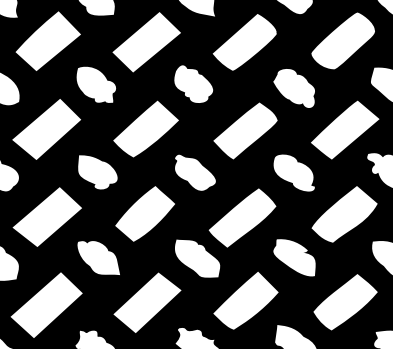
#> input picture Analisis Sampel/Sampel 1/sampel-1_motif-utama.png, 393 x 349 px
$ jupyter execute analisis-1_motif-utama.ipynb   (shell and % lines are left out)
#> lines starting #> are read from the running program, lines starting #| are printed output that depends on the picture; after the words box and inside, x2 and y2 are one past the last pixel; in counts of white or black regions, pixels touching at a corner belong together
### Analisis Sampel/Sampel 1/utils.py
import cv2
import matplotlib.pyplot as plt
import numpy as np
import math
import skimage as ski
import scipy
import skan
import networkx as nx

# memastikan gambar biner (hitam dan putih)
def binarize(image:np.ndarray, limit:int=127) -> np.ndarray:
    gray_image = cv2.cvtColor(image, cv2.COLOR_BGR2GRAY) if image.ndim > 2 else image
    _, binarized = cv2.threshold(gray_image, limit, 255, cv2.THRESH_BINARY)
    return binarized

# menyimpulkan data statistik
def summarizeData(data:np.ndarray, printTitle:str="") -> dict[str, float]:
    num = len(data)
    mean = np.mean(data)
    sd = np.std(data)
    median = np.median(data)
    mad = np.median(np.abs(data - median))
    minimum = min(data)
    maximum = max(data)

    if len(printTitle) > 0:
        print(f"DATA SUMMARY of [{printTitle}]:")
        print(f"Num     : {num}")
        print(f"Mean    : {mean:.4f}")
        print(f"SD      : {sd:.4f}")
        print(f"SD rel  : {sd/mean*100:.2f}%")
        print(f"Median  : {median:.4f}")
        print(f"MAD     : {mad:.4f}")
        print(f"MAD rel : {mad/median*100:.2f}%")
        print(f"Min     : {minimum:.4f}")
        print(f"Max     : {maximum:.4f}")
        print("")

    return {
        'num': num,
        'mean': mean,
        'sd': sd,
        'median': median,
        'mad': mad,
        'min': minimum,
        'max': maximum
    }

# menentukan jarak antartitik tengah pasangan tetangga
def getNeighborCenterDistance(centroids, label_pair:tuple[int, int]) -> float:
    center1 = centroids[label_pair[0]]
    center2 = centroids[label_pair[1]]
    center_distance = math.dist(center1, center2)
    return center_distance

# menentukan orientasi sudut garis jarak antartitik tengah pasangan tetangga
def getNeighborOrientationDistance(centroids, label_pair:tuple[int, int]) -> np.ndarray:
    center1 = centroids[label_pair[0]]
    center2 = centroids[label_pair[1]]
    orientation = (np.arctan2(center1[1] - center2[1], center1[0] - center2[0])) % np.pi
    return orientation

def extractContours(binary:np.ndarray) -> list:
    contours, _ = cv2.findContours(binary, cv2.RETR_EXTERNAL, cv2.CHAIN_APPROX_NONE)
    return list(contours)

def interpolateCoordinates(coordinates:list, number:int) -> np.ndarray:
    coordinates = np.vstack([coordinates, coordinates[0]])
    index_old = np.linspace(0, 1, len(coordinates))
    index_new = np.linspace(0, 1, number, endpoint=False)

    new_coordinates = np.zeros((number, 2))

    new_coordinates[:, 0] = np.interp(index_new, index_old, coordinates[:, 0])
    new_coordinates[:, 1] = np.interp(index_new, index_old, coordinates[:, 1])

    return new_coordinates

def interpolateContours(contours:list, number:int) -> np.ndarray:
    contours_interpolated = np.zeros((len(contours), number, 2))

    for i in range(len(contours)):
        contours_interpolated[i] = interpolateCoordinates(np.squeeze(contours[i]), 100)

    return contours_interpolated

def standardizeContours(contours_interpolated:np.ndarray) -> np.ndarray:
    contours_standardized = np.zeros_like(contours_interpolated)

    for i in range(len(contours_interpolated)):
        contours_standardized[i] = standardizeContour(contours_interpolated[i])

    return contours_standardized

    # [5 lines of commented-out code are left out]

def alignContour(reference:np.ndarray, target:np.ndarray) -> tuple[np.ndarray, float]:

    closest_distance = np.inf
    target_rotated = None

    distances_normal = distancesByShifting(reference, target)
    distances_mirrored = distancesByShifting(reference, target[::-1])

    is_mirrored = np.min(distances_normal) > np.min(distances_mirrored)
    best_distances = distances_mirrored if is_mirrored else distances_normal
    best_shift = np.argmin(best_distances)

    target_shifted = np.roll(target[::-1] if is_mirrored else target, -best_shift, axis=0)
    target_rotated = rotateSVD(reference, target_shifted)

    closest_distance = procrustesDistance(reference, target_rotated)

    return target_rotated, closest_distance

def distancesByShifting(reference:np.ndarray, target:np.ndarray) -> np.ndarray:
    shift_distances = np.zeros(len(reference))

    for shift in range(len(reference)):
        target_shifted = np.roll(target, -shift, axis=0)
        target_rotated = rotateSVD(reference, target_shifted)
        distance = procrustesDistance(reference, target_rotated)
        shift_distances[shift] = distance

    return shift_distances

def procrustesDistance(contour1:np.ndarray, contour2:np.ndarray) -> float:
    return np.sqrt(np.sum((contour1 - contour2) ** 2))

def procrustesDistances(reference:np.ndarray, targets:np.ndarray) -> np.ndarray:
    distances = np.zeros(len(targets))

    for i in range(len(distances)):
        distances[i] = procrustesDistance(reference, targets[i])

    return distances

def rotateSVD(reference:np.ndarray, target:np.ndarray) -> np.ndarray:
    M = np.dot(reference.T, target)
    U, _, Vt = np.linalg.svd(M)
    R = np.dot(Vt.T, U.T)

    target_rotated = np.dot(target, R)

    return target_rotated

def processGPA(
        contours_interpolated:np.ndarray,
        max_iteration:int=10,
        tolerance:float=1e-5
    ) -> tuple[np.ndarray, np.ndarray]:

    contours_aligned = standardizeContours(contours_interpolated)

    mean_shape = np.copy(contours_aligned[0])

    for _ in range(max_iteration):

        contour_rotated_list = np.zeros_like(contours_aligned)
        for i in range(len(contours_aligned)):
            contour_rotated, _ = alignContour(mean_shape, contours_aligned[i])
            contour_rotated_list[i] = contour_rotated

        new_mean_shape = np.mean(contour_rotated_list, axis=0)
        new_mean_shape = standardizeContour(new_mean_shape)

        mean_shape_distance = procrustesDistance(mean_shape, new_mean_shape)

        mean_shape = new_mean_shape
        contours_aligned = contour_rotated_list

        if mean_shape_distance < tolerance:
            break

    print(mean_shape_distance)
    return mean_shape, contours_aligned

def testRotationalSymmetry(contour:np.ndarray) -> np.ndarray:
    reference = np.copy(contour)
    target = np.copy(contour)

    shift_distances = distancesByShifting(reference, target)
    return 1 - shift_distances

def testReflectionalSymmetry(contour:np.ndarray) -> np.ndarray:
    reference = np.copy(contour)
    target = np.copy(contour)

    shift_distances = np.zeros(len(reference))

    for shift in range(len(reference)):
        reference_shifted = np.roll(reference, -shift, axis=0)
        target_shifted = np.roll(target, -shift, axis=0)[::-1]
        target_rotated = rotateSVD(reference_shifted, target_shifted)
        distance = procrustesDistance(reference_shifted, target_rotated)
        shift_distances[shift] = distance

    return 1 - shift_distances

# [26 lines left out: functions testParallel, rotateToAngle, not called in this run]

def standardizeContour(coordinates:np.ndarray) -> np.ndarray:
    centroid = np.mean(coordinates, axis=0)
    centered = coordinates - centroid
    norm = np.linalg.norm(centered)
    standardized = centered / norm
    return standardized

def createContourMap(shape:tuple[int,int], contours:list) -> np.ndarray:
    contour_map = np.zeros(shape)
    cv2.drawContours(contour_map, contours, -1, (255), 1)
    return contour_map

def contourAreas(contours:list) -> np.ndarray:
    areas = np.zeros(len(contours))

    for i in range(len(contours)):
        areas[i] = cv2.contourArea(contours[i])

    return areas

def contourNorms(contours_interpolated:np.ndarray) -> float:
    return np.linalg.norm(contours_interpolated, axis=(1,2))

def drawStandardizedContour(
        shape:tuple[int,int],
        contour_standardized:np.ndarray,
        size_factor:float,
    ) -> np.ndarray:

    width, height = shape
    contour_centered = (contour_standardized * size_factor)

    centroid_coordinate = (width // 2, height // 2)
    contour = np.int32(np.round(contour_centered + centroid_coordinate))

    contour_cv = np.expand_dims(contour, axis=1)

    canvas = np.zeros(shape)
    cv2.drawContours(canvas, [contour_cv], -1, (255), 1)
    cv2.circle(canvas, centroid_coordinate, 1, (255), -1)

    return canvas

# [47 lines left out: functions drawStandardizedCoordinates, drawRotationalSymmetryAxis, not called in this run]

def drawReflectionalSymmetryAxis(
        shape:tuple[int,int],
        contour_standardized:np.ndarray,
        size_factor:float,
        minimum_symmetricity:float=0.9
    ) -> np.ndarray:

    width, height = shape

    rotational_symmetrism = testReflectionalSymmetry(contour_standardized)

    contour_centered = (contour_standardized * size_factor)

    centroid_coordinate = (width // 2, height // 2)
    contour = np.int32(np.round(contour_centered + centroid_coordinate))

    contour_cv = np.expand_dims(contour, axis=1)

    canvas = np.zeros(shape)

    for i in range(len(contour)):
        confidence = int(np.round(rotational_symmetrism[i] * 255))
        confidence = confidence if rotational_symmetrism[i] > minimum_symmetricity else 0
        cv2.line(canvas, centroid_coordinate, contour[i], tuple([confidence]))

    cv2.drawContours(canvas, [contour_cv], -1, (255), 1)
    cv2.circle(canvas, centroid_coordinate, 1, (255), -1)

    return canvas

# memetakan skeletonisasi elemen-elemen pipih dan bercabang
# [9 lines left out: function skeletonize, not called in this run]

def imageFromSkan(skeleton_skan):
    return np.array((skeleton_skan.path_label_image() > 0) * 255).astype(np.uint8)

# [92 lines left out: functions smoothBinary, mapThickness, findLocalBranchOrientation, findLocalBranchCurvature, not called in this run]

# def divideBranches(branch_binary, skeleton_skan, intersection_size:2):
#     skeleton_binary = np.zeros(branch_binary.shape, np.uint16)


def giveZeroCurvature(branch_coordinates:np.ndarray):
    return np.zeros(len(branch_coordinates))

# [109 lines left out: functions mapBranchOrientation, mapBranchCurvature, pruneSkeleton, not called in this run]

# [25 lines of commented-out code are left out]
def getAreaOccupancy(binary_objects:np.ndarray, binary_background:np.ndarray=None) -> float:
    object_area = np.count_nonzero(binary_objects)
    background_area = np.count_nonzero(binary_background) if binary_background is not None else binary_objects.size
    area_occupancy = object_area / background_area
    return area_occupancy

def showLabeledMap(labeled_map:np.ndarray, show_all:bool=False) -> np.ndarray:
    plt.figure(figsize=(10, 10))
    plt.imshow(labeled_map, cmap="jet")
    colorbar = plt.colorbar(shrink=0.5)
    labels = np.unique(labeled_map)
    if show_all:
        colorbar.set_ticks(labels)
    else:
        colorbar.set_ticks([labels[0], labels[-1]])
    return labels

### Analisis Sampel/Sampel 1/analisis-1_motif-utama.ipynb
# Analisis Sampel 1, Motif Utama

[cell 1]
import cv2
import numpy as np
import pandas as pd
import seaborn as sns
import matplotlib.pyplot as plt
from utils import *

[cell 2]
# memastikan binerisasi gambar

sample = cv2.imread("sampel-1_motif-utama.png")
#> sample is the input picture: shape (349, 393, 3); min 0, max 255, mean 82
sample_binary = binarize(sample)
#> in binarize, `_, binarized = cv2.threshold(gray_image, limit, 255, cv2.THRESH_BINARY)`:
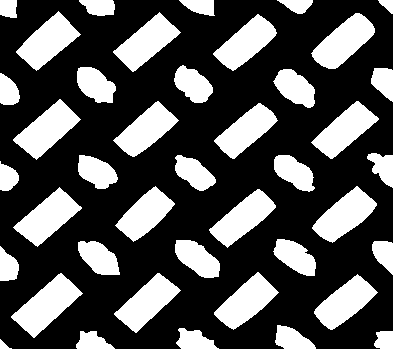
#> binarized: shape (349, 393); 32.2% white; 41 white regions, largest, box (x1, y1, x2, y2) and area: (11, 273, 83, 338) 2074, (13, 99, 81, 160) 1884, (13, 187, 82, 247) 1876

height, width = sample_binary.shape

plt.figure(figsize=(10,10))
plt.imshow(sample_binary, cmap='gray')
plt.title("Binarized Sample")

np.unique(sample_binary)
#> Out = [0, 255]

## Umum

### Dinamika Ruang Kosong

[cell 3]
distance_map = cv2.distanceTransform(~sample_binary, cv2.DIST_L2, 5)
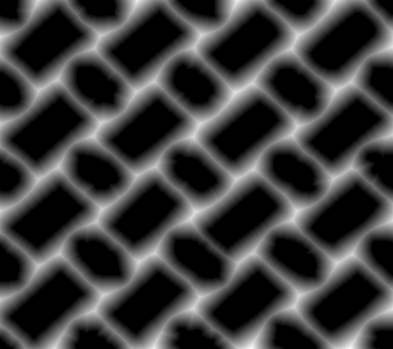
#> distance_map: shape (349, 393) float32; min 0, max 25.18, mean 6; drawn with min black and max white

plt.figure(figsize=(10,10))
plt.imshow(distance_map)
plt.title("Distance Map")
plt.colorbar(shrink=0.5)
# plt.imshow(skeleton, cmap='gray', alpha=0.2)
# plt.axis('off')

[cell 4]
void_distance_list = distance_map.flatten()
void_distance_list = void_distance_list[void_distance_list > 0]

plt.figure(figsize=(10, 10))
sns.histplot(void_distance_list, kde=True)
plt.title("Void Distance Distribution")

summarizeData(void_distance_list, "Void Distance List")
#> in summarizeData, `num = len(data)`: num = 93025
#> in summarizeData, `mean = np.mean(data)`: mean = 8.77
#> in summarizeData, `sd = np.std(data)`: sd = 4.92
#> in summarizeData, `median = np.median(data)`: median = 8.4
#> in summarizeData, `mad = np.median(np.abs(data - median))`: mad = 3.6
#> in summarizeData, `minimum = min(data)`: minimum = 1
#> in summarizeData, `maximum = max(data)`: maximum = 25.18
#| Num     : 93025
#| Mean    : 8.7735
#| SD      : 4.9219
#| SD rel  : 56.10%
#| Median  : 8.4000
#| MAD     : 3.6000
#| MAD rel : 42.86%
#| Min     : 1.0000
#| Max     : 25.1814
#> Out = {'num': 93025, 'mean': 8.77, 'sd': 4.92, 'median': 8.4, 'mad': 3.6, 'min': 1, 'max': 25.18}

[cell 5]
area_occupancy = getAreaOccupancy(sample_binary)
#> in getAreaOccupancy, `object_area = np.count_nonzero(binary_objects)`: object_area = 44132
#> in getAreaOccupancy, `area_occupancy = object_area / background_area`: area_occupancy = 0.322
#> area_occupancy = 0.322

print(f"Occupancy: {(area_occupancy*100):.2f}%")
#| Occupancy: 32.18%

[cell 6]
num_label, labeled_map, stats, centroids = cv2.connectedComponentsWithStats(sample_binary)
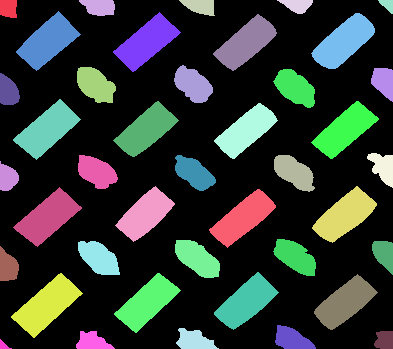
#> labeled_map: shape (349, 393) int32; 42 distinct labels, from 0 to 41; one colour per label, 0 black
#> num_label = 42; stats = 42 rows, first 6: [0, 0, 393, 349, 93025], [0, 0, 17, 18, 282], [79, 0, 36, 16, 450], [179, 0, 36, 16, 393], [277, 0, 36, 14, 313], [378, 0, 15, 14, 123]; centroids = 42 pairs, first value 3.26 to 387.1, second value 4.55 to 345.1

showLabeledMap(labeled_map)
#> in showLabeledMap, `labels = np.unique(labeled_map)`: labels = 42 values from 0 to 41
#> Out = 42 values from 0 to 41

## Varian Besar

[cell 7]
areas = stats[1:, cv2.CC_STAT_AREA]
#> areas = 41 values, max 2074 at index 32, min 57 at index 40, mean 1076.4

sns.histplot(areas, kde=True, bins=30)

len(areas)
#> Out = 41

[cell 8]
big_variant_mask = np.zeros(num_label, dtype='bool')

big_variant_mask[1:] = areas > 1500

big_variant_binary = big_variant_mask[labeled_map].astype(np.uint8) * 255
big_variant_map = big_variant_mask[labeled_map] * labeled_map
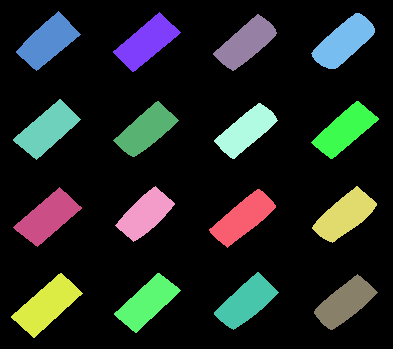
#> big_variant_map: shape (349, 393) int32; 17 distinct labels, from 0 to 36; one colour per label, 0 black
big_variant_labels = np.unique(big_variant_map)[1:]
#> big_variant_labels = [6, 7, 8, 9, 15, 16, 17, 18, 24, 25, 26, 27, 33, 34, 35, 36]

showLabeledMap(big_variant_map, show_all=True)
#> Out = 17 values from 0 to 36
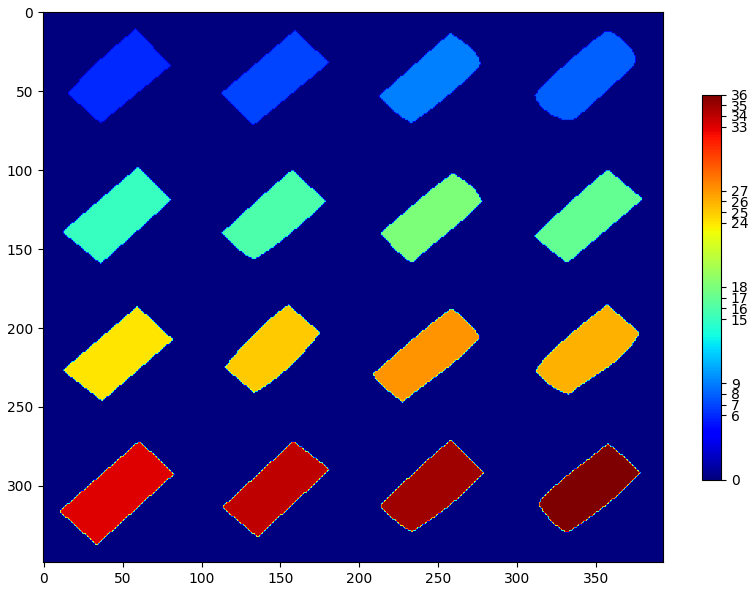
#> figure drawn by matplotlib, 2 panels

### Jarak Antarpusat

[cell 9]
big_variant_center_distance_list = []
big_variant_orientation_list = []

for i in range(0, len(big_variant_labels)-1):
    for j in range(i+1, len(big_variant_labels)):
        center_distance = getNeighborCenterDistance(centroids, [big_variant_labels[i], big_variant_labels[j]])
        orientation = getNeighborOrientationDistance(centroids, [big_variant_labels[i], big_variant_labels[j]])
        big_variant_center_distance_list.append(center_distance)
        big_variant_orientation_list.append(np.degrees(orientation))
#> this loop made 15 passes

big_variant_center_distance_list = np.array(big_variant_center_distance_list)
big_variant_orientation_list = np.array(big_variant_orientation_list)

sns.histplot(big_variant_center_distance_list, kde=True, bins=30)
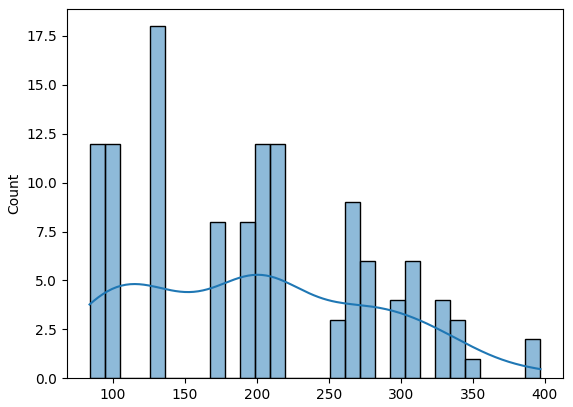
#> figure drawn by matplotlib, 1 panel; tallest bar 18 high, from x = 125.6 to 136; curve peaks at x = 200.3, y = 5.29

[cell 10]
big_variant_orientation_list = big_variant_orientation_list[big_variant_center_distance_list < 110]
big_variant_center_distance_list = big_variant_center_distance_list[big_variant_center_distance_list < 110]

big_distance_vertical_list = big_variant_center_distance_list[big_variant_center_distance_list < 90]
big_distance_horizontal_list = big_variant_center_distance_list[big_variant_center_distance_list > 90]

len(big_variant_orientation_list)
#> Out = 24

[cell 11]
distance_vertical_summary = summarizeData(big_distance_vertical_list, "Vertical Distances")
#| Num     : 12
#| Mean    : 87.0064
#| SD      : 1.5092
#| SD rel  : 1.73%
#| Median  : 87.6883
#| MAD     : 0.4615
#| MAD rel : 0.53%
#| Min     : 83.8287
#| Max     : 88.3810
distance_horizontal_summary = summarizeData(big_distance_horizontal_list, "Horizontal Distances")
#| Num     : 12
#| Mean    : 99.0841
#| SD      : 1.1452
#| SD rel  : 1.16%
#| Median  : 98.8749
#| MAD     : 0.6910
#| MAD rel : 0.70%
#| Min     : 97.4798
#| Max     : 101.7753

[cell 12]
big_variant_orientation_repeated = np.concatenate((big_variant_orientation_list, big_variant_orientation_list + 180))

ax = plt.axes(projection='polar')
sns.histplot(big_variant_orientation_repeated / 180 * np.pi, ax=ax, kde=True, bins=30)

ax.set_xlabel("")
ax.set_ylabel("")
ax.set_title("Big Variant Orientation Placement")
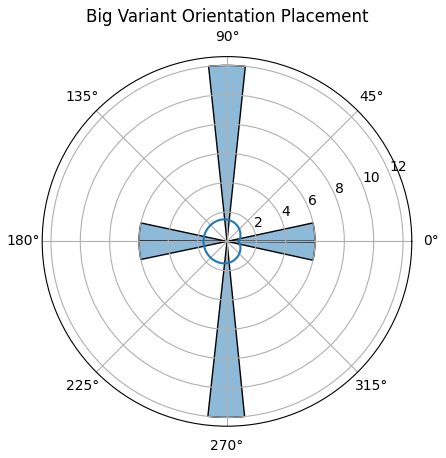
#> figure drawn by matplotlib, 1 panel; curve peaks at x = 3.12, y = 1.6

### Kesebangunan & Kongruensi

[cell 13]
big_contours = extractContours(big_variant_binary)

# contour1 = np.squeeze(contours[0])
# interpolateCoordinates(standardizeContour(contour1))
big_contour_map = createContourMap(sample_binary.shape, big_contours)
#> in createContourMap, `cv2.drawContours(contour_map, contours, -1, (255), 1)`:
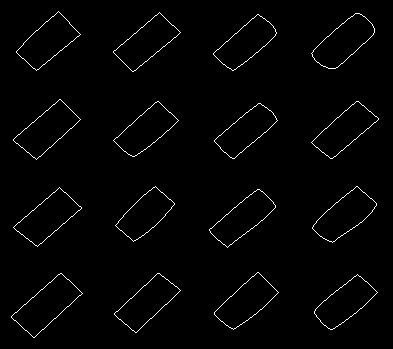
#> contour_map: shape (349, 393) float64; 1.6% white in thin lines or dots, all inside (x1, y1, x2, y2) = (11, 11, 379, 338)

plt.figure(figsize=(10, 10))
plt.imshow(big_contour_map, cmap='gray')

[cell 14]
big_contours_interpolated = interpolateContours(big_contours, 100)
#> the loop in interpolateContours, `for i in range(len(contours)):` made 16 passes
big_mean_shape, big_contours_rotated = processGPA(big_contours_interpolated)
#> the loop in standardizeContours, `for i in range(len(contours_interpolated)):` made 16 passes
#| 2.977062868951051e-08

[cell 15]
big_procrustes_distances = procrustesDistances(big_mean_shape, big_contours_rotated)
#> the loop in procrustesDistances, `for i in range(len(distances)):` made 16 passes
summarizeData(big_procrustes_distances, "Procrustes Analysis")
#| Num     : 16
#| Mean    : 0.0333
#| SD      : 0.0100
#| SD rel  : 29.93%
#| Median  : 0.0308
#| MAD     : 0.0059
#| MAD rel : 19.16%
#| Min     : 0.0197
#| Max     : 0.0560
#> Out = {'num': 16, 'mean': 0.0333, 'sd': 0.00998, 'median': 0.0308, 'mad': 0.0059, 'min': 0.0197, 'max': 0.056}

[cell 16]
big_contour_areas = contourAreas(big_contours)
#> the loop in contourAreas, `for i in range(len(contours)):` made 16 passes
summarizeData(np.sqrt(big_contour_areas), "Big Variant Rooted Areas")
#| Num     : 16
#| Mean    : 41.6624
#| SD      : 1.1282
#| SD rel  : 2.71%
#| Median  : 41.5842
#| MAD     : 0.6056
#| MAD rel : 1.46%
#| Min     : 39.6043
#| Max     : 44.7381
#> Out = {'num': 16, 'mean': 41.66, 'sd': 1.13, 'median': 41.58, 'mad': 0.606, 'min': 39.6, 'max': 44.74}

[cell 17]
big_size_factor = 1000

big_mean_shape_binary = drawStandardizedContour(sample_binary.shape, big_mean_shape, big_size_factor)
#> in drawStandardizedContour, `cv2.drawContours(canvas, [contour_cv], -1, (255), 1)`:
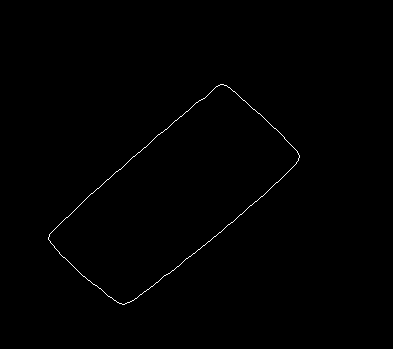
#> canvas: shape (349, 393) float64; 0.38% white in thin lines or dots, all inside (x1, y1, x2, y2) = (48, 84, 300, 305)

plt.figure(figsize=(10, 10))
plt.imshow(big_mean_shape_binary, cmap='gray')

[cell 18]
plt.title("Rotational Symmetricism")
for shape in big_contours_rotated:
    sns.lineplot(testRotationalSymmetry(shape))
#> this loop made 16 passes
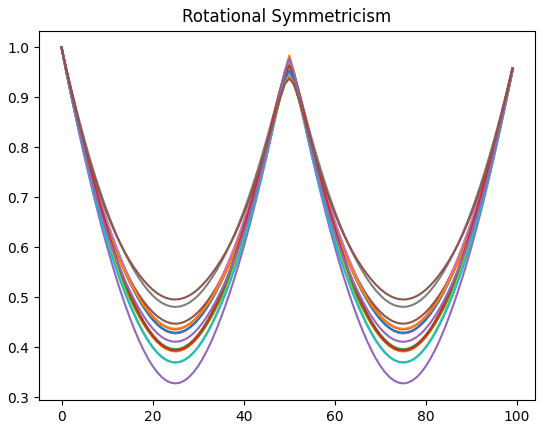
#> figure drawn by matplotlib, 1 panel; curve peaks at x = 0, y = 1; curve peaks at x = 0, y = 1; curve peaks at x = 0, y = 1

[cell 19]
plt.title("Reflectional Symmetricism")
for shape in big_contours_rotated:
    sns.lineplot(testReflectionalSymmetry(shape))
#> (the rest of the program and of its run is left out)
